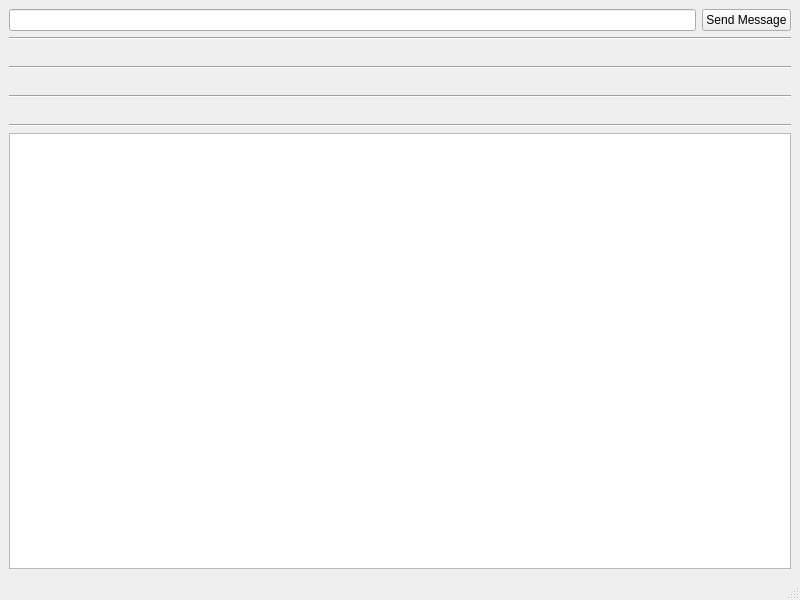
<?xml version="1.0" encoding="UTF-8"?>
<ui version="4.0">
 <class>MainWindow</class>
 <widget class="QMainWindow" name="MainWindow">
  <property name="geometry">
   <rect>
    <x>0</x>
    <y>0</y>
    <width>800</width>
    <height>600</height>
   </rect>
  </property>
  <property name="windowTitle">
   <string>Comunicação De Dados</string>
  </property>
  <widget class="QWidget" name="centralwidget">
   <layout class="QVBoxLayout" name="verticalLayout">
    <item>
     <layout class="QHBoxLayout" name="horizontalLayout">
      <item>
       <widget class="QLineEdit" name="messageEditor"/>
      </item>
      <item>
       <widget class="QPushButton" name="sendMessageButton">
        <property name="text">
         <string>Send Message</string>
        </property>
       </widget>
      </item>
     </layout>
    </item>
    <item>
     <widget class="Line" name="line_3">
      <property name="orientation">
       <enum>Qt::Horizontal</enum>
      </property>
     </widget>
    </item>
    <item>
     <widget class="QLabel" name="messageLabel">
      <property name="font">
       <font>
        <weight>75</weight>
        <italic>true</italic>
        <bold>true</bold>
       </font>
      </property>
      <property name="text">
       <string/>
      </property>
     </widget>
    </item>
    <item>
     <widget class="Line" name="line">
      <property name="orientation">
       <enum>Qt::Horizontal</enum>
      </property>
     </widget>
    </item>
    <item>
     <widget class="QLabel" name="binaryLabel">
      <property name="text">
       <string/>
      </property>
     </widget>
    </item>
    <item>
     <widget class="Line" name="line_2">
      <property name="orientation">
       <enum>Qt::Horizontal</enum>
      </property>
     </widget>
    </item>
    <item>
     <widget class="QLabel" name="encodedLabel">
      <property name="text">
       <string/>
      </property>
     </widget>
    </item>
    <item>
     <widget class="Line" name="line_4">
      <property name="orientation">
       <enum>Qt::Horizontal</enum>
      </property>
     </widget>
    </item>
    <item>
     <widget class="QGraphicsView" name="graphicsView"/>
    </item>
   </layout>
  </widget>
  <widget class="QMenuBar" name="menubar">
   <property name="geometry">
    <rect>
     <x>0</x>
     <y>0</y>
     <width>800</width>
     <height>23</height>
    </rect>
   </property>
  </widget>
  <widget class="QStatusBar" name="statusbar"/>
 </widget>
 <resources/>
 <connections/>
</ui>
